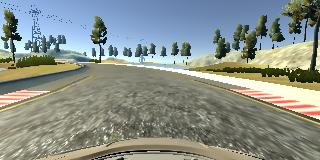
#> input picture P3-behavioral-cloning/examples/center_2018_04_20_19_13_00_008.jpg, 320 x 160 px, given in place of center_2018_04_20_19_15_09_501.jpg, which was not available
$ jupyter execute --allow-errors save_matplotlib_images_tool.ipynb   (shell and % lines are left out)
#> lines starting #> are read from the running program, lines starting #| are printed output that depends on the picture; pictures that were not available may be replaced by others from this repository, and a replacement may not be noted
[cell 1]
def save_image_no_whitespace(image, file_out):

    # Get dimensions of image
    dimensions = image.shape

    # Height, width, number of channels in image
    height = image.shape[0]
    width = image.shape[1]
    channels = image.shape[2]

    # Get dpi and convert from pixels to inches
    fig = plt.figure(frameon=False)
    dpi = fig.get_dpi()
    fig.set_size_inches(width/float(dpi), height/float(dpi))

    print('Image Dimension     : ', dimensions)
    print('Image Height        : ', height)
    print('Image Width         : ', width)
    print('Number of Channels  : ', channels)
    print('Dots per inch (DPI) : ', dpi)

    # To make the content fill the whole figure
    ax = plt.Axes(fig, [0., 0., 1., 1.])
    ax.set_axis_off()
    fig.add_axes(ax)

    # Then draw your image on it :
    ax.imshow(image)
    fig.savefig(file_out)

[cell 2]
import csv
import cv2
import numpy as np
import random
import matplotlib.pyplot as plt

# Read driving log:
lines = []
#> (the rest of this cell did not finish here and is left out)

[cell 3]
import csv
import cv2
import numpy as np
import random
import matplotlib.pyplot as plt

#sharp left turn to flip
file_input = 'driving_data/IMG/center_2018_04_20_19_15_09_501.jpg'

image = cv2.imread(file_input)
#> image is the input picture: shape (160, 320, 3); mean B, G, R 137.8, 144.3, 137.1
image = cv2.cvtColor(image, cv2.COLOR_BGR2RGB)

plt.axis('off')
tmp = plt.imshow(image)

[cell 4]
image_flipped = cv2.flip(image,1)
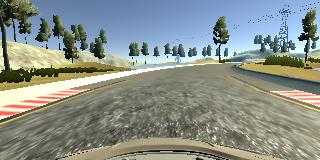
#> image_flipped: shape (160, 320, 3); mean R, G, B 137.1, 144.3, 137.8

file_out = 'examples/left_turn_flipped.jpg'

save_image_no_whitespace(image_flipped, file_out)
#| Image Dimension     :  (160, 320, 3)
#| Image Height        :  160
#| Image Width         :  320
#| Number of Channels  :  3

[cell 5]
import csv
import cv2
import numpy as np
import random
import matplotlib.pyplot as plt

#sharpest right turn to augment
file_input = 'driving_data/IMG/center_2018_04_20_19_16_12_750.jpg'

image = cv2.imread(file_input)
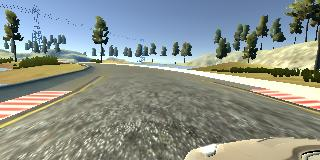
#> input picture P3-behavioral-cloning/examples/left_2018_04_20_19_13_00_008.jpg, 320 x 160 px, given in place of center_2018_04_20_19_16_12_750.jpg, which was not available
#> image is the input picture: shape (160, 320, 3); mean B, G, R 139.3, 146.1, 139
image = cv2.cvtColor(image, cv2.COLOR_BGR2RGB)

plt.axis('off')
tmp = plt.imshow(image)

[cell 6]
# Convert to HLS
image_hls = cv2.cvtColor(image, cv2.COLOR_RGB2HLS)
#> image_hls: shape (160, 320, 3); mean of channels 0, 1, 2 54.2, 139.9, 75.4
image_hls = np.array(image_hls, dtype = np.float64)
#> image_hls: shape (160, 320, 3) float64; mean of channels 0, 1, 2 54.2, 139.9, 75.4

# Generate value between 0.5 and 1.5
value = np.random.uniform() + 0.5

# Scale pixel values for channel 1 (lightness)
image_hls[:,:,1] = image_hls[:,:,1] * value
#> image_hls: shape (160, 320, 3) float64; mean of channels 0, 1, 2 54.2, 146.8, 75.4

# Clip all values above 255 to 255
image_hls[:,:,1][image_hls[:,:,1] > 255]= 255
#> image_hls: shape (160, 320, 3) float64; mean of channels 0, 1, 2 54.2, 146.7, 75.4
image_hls = np.array(image_hls, dtype = np.uint8)
#> image_hls: shape (160, 320, 3); mean of channels 0, 1, 2 54.2, 146.2, 75.4
image_rgb = cv2.cvtColor(image_hls, cv2.COLOR_HLS2RGB)
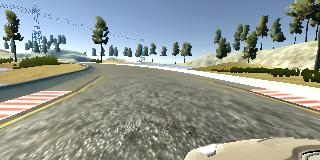
#> image_rgb: shape (160, 320, 3); mean R, G, B 145.7, 152.1, 145.5

#tmp2 = plt.imshow(image_RGB)
#plt.axis('off')
#plt.savefig('examples/sharp_right_turn_sunny_aug.jpg', bbox_inches='tight')

file_out = 'examples/sharp_right_turn_sunny_aug.jpg'
save_image_no_whitespace(image_rgb, file_out)
#| Image Dimension     :  (160, 320, 3)
#| Image Height        :  160
#| Image Width         :  320
#| Number of Channels  :  3
